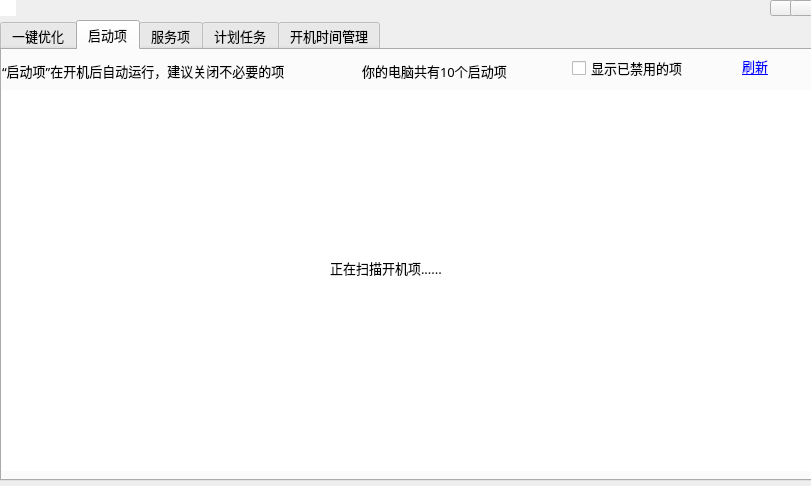
<?xml version="1.0" encoding="UTF-8"?>
<ui version="4.0">
 <class>Dialog</class>
 <widget class="QDialog" name="Dialog">
  <property name="enabled">
   <bool>true</bool>
  </property>
  <property name="geometry">
   <rect>
    <x>0</x>
    <y>0</y>
    <width>811</width>
    <height>486</height>
   </rect>
  </property>
  <property name="windowTitle">
   <string>系统优化-管家婆</string>
  </property>
  <widget class="SystemoptTitleBar" name="widget" native="true">
   <property name="geometry">
    <rect>
     <x>0</x>
     <y>0</y>
     <width>811</width>
     <height>21</height>
    </rect>
   </property>
   <property name="autoFillBackground">
    <bool>true</bool>
   </property>
   <widget class="QGraphicsView" name="graphicsView">
    <property name="geometry">
     <rect>
      <x>0</x>
      <y>0</y>
      <width>16</width>
      <height>16</height>
     </rect>
    </property>
    <property name="styleSheet">
     <string notr="true">background-image: url(:/back_group/Resources/min_button/catalog_8.png);</string>
    </property>
    <property name="frameShape">
     <enum>QFrame::NoFrame</enum>
    </property>
   </widget>
   <widget class="QToolButton" name="toolButton_Min">
    <property name="geometry">
     <rect>
      <x>770</x>
      <y>0</y>
      <width>23</width>
      <height>16</height>
     </rect>
    </property>
    <property name="autoFillBackground">
     <bool>false</bool>
    </property>
    <property name="styleSheet">
     <string notr="true">border-image: url(:/back_group/Resources/min_button/minback.png);</string>
    </property>
    <property name="text">
     <string/>
    </property>
    <property name="icon">
     <iconset>
      <normaloff>../SaftUI/Resources/min_button/minb1.png</normaloff>../SaftUI/Resources/min_button/minb1.png</iconset>
    </property>
    <property name="popupMode">
     <enum>QToolButton::DelayedPopup</enum>
    </property>
    <property name="toolButtonStyle">
     <enum>Qt::ToolButtonFollowStyle</enum>
    </property>
    <property name="arrowType">
     <enum>Qt::NoArrow</enum>
    </property>
   </widget>
   <widget class="QToolButton" name="toolButton_close">
    <property name="geometry">
     <rect>
      <x>790</x>
      <y>0</y>
      <width>23</width>
      <height>16</height>
     </rect>
    </property>
    <property name="autoFillBackground">
     <bool>false</bool>
    </property>
    <property name="styleSheet">
     <string notr="true">border-image: url(:/back_group/Resources/min_button/minback.png);</string>
    </property>
    <property name="text">
     <string/>
    </property>
    <property name="icon">
     <iconset>
      <normaloff>../SaftUI/Resources/min_button/close.png</normaloff>../SaftUI/Resources/min_button/close.png</iconset>
    </property>
    <property name="popupMode">
     <enum>QToolButton::DelayedPopup</enum>
    </property>
    <property name="toolButtonStyle">
     <enum>Qt::ToolButtonFollowStyle</enum>
    </property>
    <property name="arrowType">
     <enum>Qt::NoArrow</enum>
    </property>
   </widget>
  </widget>
  <widget class="QTabWidget" name="tabWidgetUI">
   <property name="geometry">
    <rect>
     <x>0</x>
     <y>20</y>
     <width>821</width>
     <height>461</height>
    </rect>
   </property>
   <property name="font">
    <font>
     <family>微软雅黑</family>
     <pointsize>10</pointsize>
     <weight>50</weight>
     <bold>false</bold>
    </font>
   </property>
   <property name="layoutDirection">
    <enum>Qt::LeftToRight</enum>
   </property>
   <property name="tabPosition">
    <enum>QTabWidget::North</enum>
   </property>
   <property name="tabShape">
    <enum>QTabWidget::Rounded</enum>
   </property>
   <property name="currentIndex">
    <number>1</number>
   </property>
   <property name="elideMode">
    <enum>Qt::ElideMiddle</enum>
   </property>
   <property name="documentMode">
    <bool>false</bool>
   </property>
   <widget class="QWidget" name="tab_start">
    <attribute name="title">
     <string>一键优化</string>
    </attribute>
   </widget>
   <widget class="QWidget" name="tab_server">
    <attribute name="title">
     <string>启动项</string>
    </attribute>
    <widget class="QLabel" name="label_tips">
     <property name="geometry">
      <rect>
       <x>360</x>
       <y>10</y>
       <width>181</width>
       <height>21</height>
      </rect>
     </property>
     <property name="font">
      <font>
       <pointsize>10</pointsize>
      </font>
     </property>
     <property name="text">
      <string>你的电脑共有10个启动项</string>
     </property>
    </widget>
    <widget class="QCheckBox" name="checkBox_Startitem">
     <property name="geometry">
      <rect>
       <x>570</x>
       <y>10</y>
       <width>131</width>
       <height>16</height>
      </rect>
     </property>
     <property name="font">
      <font>
       <pointsize>10</pointsize>
      </font>
     </property>
     <property name="text">
      <string>显示已禁用的项</string>
     </property>
    </widget>
    <widget class="QLabel" name="label_2">
     <property name="geometry">
      <rect>
       <x>740</x>
       <y>6</y>
       <width>31</width>
       <height>20</height>
      </rect>
     </property>
     <property name="font">
      <font>
       <pointsize>10</pointsize>
      </font>
     </property>
     <property name="text">
      <string>&lt;a href=&quot;www.baidu.com&quot;&gt;刷新&lt;/a&gt;</string>
     </property>
    </widget>
    <widget class="QTableWidget" name="tableWidget_RunTable">
     <property name="geometry">
      <rect>
       <x>0</x>
       <y>40</y>
       <width>811</width>
       <height>381</height>
      </rect>
     </property>
     <property name="font">
      <font>
       <pointsize>9</pointsize>
      </font>
     </property>
     <property name="styleSheet">
      <string notr="true"/>
     </property>
     <property name="frameShape">
      <enum>QFrame::NoFrame</enum>
     </property>
     <property name="frameShadow">
      <enum>QFrame::Plain</enum>
     </property>
     <property name="lineWidth">
      <number>0</number>
     </property>
     <property name="editTriggers">
      <set>QAbstractItemView::AnyKeyPressed|QAbstractItemView::EditKeyPressed</set>
     </property>
     <property name="selectionMode">
      <enum>QAbstractItemView::SingleSelection</enum>
     </property>
     <property name="selectionBehavior">
      <enum>QAbstractItemView::SelectRows</enum>
     </property>
     <property name="iconSize">
      <size>
       <width>32</width>
       <height>32</height>
      </size>
     </property>
     <property name="textElideMode">
      <enum>Qt::ElideLeft</enum>
     </property>
     <property name="showGrid">
      <bool>false</bool>
     </property>
     <property name="gridStyle">
      <enum>Qt::NoPen</enum>
     </property>
     <attribute name="horizontalHeaderVisible">
      <bool>false</bool>
     </attribute>
     <attribute name="horizontalHeaderShowSortIndicator" stdset="0">
      <bool>true</bool>
     </attribute>
     <attribute name="verticalHeaderVisible">
      <bool>false</bool>
     </attribute>
     <attribute name="verticalHeaderHighlightSections">
      <bool>false</bool>
     </attribute>
     <attribute name="verticalHeaderShowSortIndicator" stdset="0">
      <bool>false</bool>
     </attribute>
    </widget>
    <widget class="QLabel" name="label_tips_2">
     <property name="geometry">
      <rect>
       <x>0</x>
       <y>10</y>
       <width>331</width>
       <height>21</height>
      </rect>
     </property>
     <property name="font">
      <font>
       <pointsize>10</pointsize>
      </font>
     </property>
     <property name="text">
      <string>“启动项”在开机后自动运行，建议关闭不必要的项</string>
     </property>
    </widget>
   </widget>
   <widget class="QWidget" name="tab_2">
    <attribute name="title">
     <string>服务项</string>
    </attribute>
    <widget class="QTableWidget" name="tableWidget_Service">
     <property name="geometry">
      <rect>
       <x>0</x>
       <y>30</y>
       <width>791</width>
       <height>391</height>
      </rect>
     </property>
     <property name="frameShape">
      <enum>QFrame::NoFrame</enum>
     </property>
     <property name="frameShadow">
      <enum>QFrame::Plain</enum>
     </property>
     <property name="lineWidth">
      <number>0</number>
     </property>
     <property name="editTriggers">
      <set>QAbstractItemView::AnyKeyPressed</set>
     </property>
     <property name="selectionMode">
      <enum>QAbstractItemView::SingleSelection</enum>
     </property>
     <property name="selectionBehavior">
      <enum>QAbstractItemView::SelectRows</enum>
     </property>
     <property name="iconSize">
      <size>
       <width>32</width>
       <height>32</height>
      </size>
     </property>
     <property name="showGrid">
      <bool>false</bool>
     </property>
     <property name="gridStyle">
      <enum>Qt::NoPen</enum>
     </property>
     <attribute name="verticalHeaderVisible">
      <bool>false</bool>
     </attribute>
     <attribute name="verticalHeaderHighlightSections">
      <bool>false</bool>
     </attribute>
    </widget>
    <widget class="QLabel" name="label">
     <property name="geometry">
      <rect>
       <x>10</x>
       <y>10</y>
       <width>451</width>
       <height>16</height>
      </rect>
     </property>
     <property name="text">
      <string>你的电脑共有48个开机启动服务项，禁用不需要的启动项可以加快开机速度</string>
     </property>
    </widget>
    <widget class="QCheckBox" name="checkBox">
     <property name="geometry">
      <rect>
       <x>600</x>
       <y>10</y>
       <width>111</width>
       <height>16</height>
      </rect>
     </property>
     <property name="font">
      <font>
       <pointsize>9</pointsize>
      </font>
     </property>
     <property name="text">
      <string>显示被禁止的项</string>
     </property>
    </widget>
   </widget>
   <widget class="QWidget" name="tab">
    <attribute name="title">
     <string>计划任务</string>
    </attribute>
   </widget>
   <widget class="QWidget" name="tab_starttime">
    <attribute name="title">
     <string>开机时间管理</string>
    </attribute>
   </widget>
  </widget>
  <widget class="QLabel" name="label_Load_Tips">
   <property name="enabled">
    <bool>true</bool>
   </property>
   <property name="geometry">
    <rect>
     <x>330</x>
     <y>260</y>
     <width>151</width>
     <height>16</height>
    </rect>
   </property>
   <property name="font">
    <font>
     <family>微软雅黑</family>
     <pointsize>10</pointsize>
    </font>
   </property>
   <property name="text">
    <string>正在扫描开机项......</string>
   </property>
  </widget>
  <widget class="QLabel" name="label_Opt_Load_Gif">
   <property name="geometry">
    <rect>
     <x>350</x>
     <y>190</y>
     <width>61</width>
     <height>51</height>
    </rect>
   </property>
   <property name="text">
    <string/>
   </property>
  </widget>
 </widget>
 <customwidgets>
  <customwidget>
   <class>SystemoptTitleBar</class>
   <extends>QWidget</extends>
   <header>SystemoptTitleBar.h</header>
   <container>1</container>
  </customwidget>
 </customwidgets>
 <resources>
  <include location="../SaftUI/saftui.qrc"/>
 </resources>
 <connections/>
</ui>
